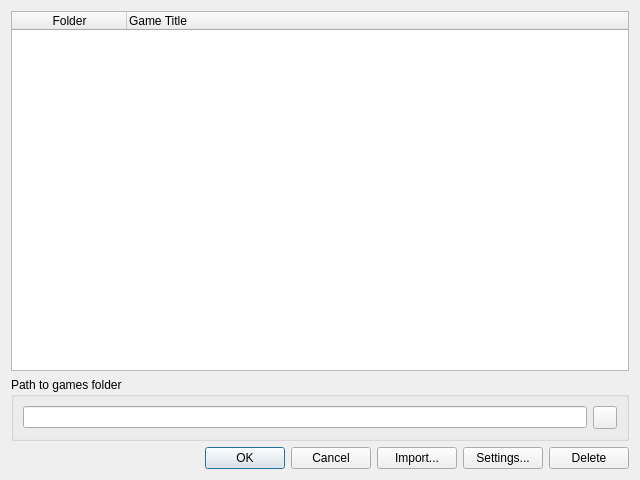
<?xml version="1.0" encoding="UTF-8"?>
<ui version="4.0">
 <class>OpenProjectDialog</class>
 <widget class="QDialog" name="OpenProjectDialog">
  <property name="geometry">
   <rect>
    <x>0</x>
    <y>0</y>
    <width>640</width>
    <height>480</height>
   </rect>
  </property>
  <property name="windowTitle">
   <string>Open existing Project</string>
  </property>
  <layout class="QVBoxLayout" name="verticalLayout">
   <item>
    <widget class="QTableWidget" name="tableProjects">
     <property name="editTriggers">
      <set>QAbstractItemView::AnyKeyPressed|QAbstractItemView::DoubleClicked</set>
     </property>
     <property name="selectionMode">
      <enum>QAbstractItemView::SingleSelection</enum>
     </property>
     <property name="selectionBehavior">
      <enum>QAbstractItemView::SelectRows</enum>
     </property>
     <attribute name="horizontalHeaderDefaultSectionSize">
      <number>115</number>
     </attribute>
     <attribute name="horizontalHeaderHighlightSections">
      <bool>false</bool>
     </attribute>
     <attribute name="horizontalHeaderStretchLastSection">
      <bool>true</bool>
     </attribute>
     <attribute name="verticalHeaderVisible">
      <bool>false</bool>
     </attribute>
     <column>
      <property name="text">
       <string>Folder</string>
      </property>
     </column>
     <column>
      <property name="text">
       <string>Game Title</string>
      </property>
      <property name="textAlignment">
       <set>AlignJustify|AlignVCenter</set>
      </property>
     </column>
    </widget>
   </item>
   <item>
    <widget class="QGroupBox" name="groupBox">
     <property name="title">
      <string>Path to games folder</string>
     </property>
     <layout class="QHBoxLayout" name="horizontalLayout">
      <item>
       <widget class="QLineEdit" name="lineProjectPath">
        <property name="readOnly">
         <bool>true</bool>
        </property>
       </widget>
      </item>
      <item>
       <widget class="QToolButton" name="toolProjectPath">
        <property name="text">
         <string/>
        </property>
        <property name="icon">
         <iconset>
          <normaloff>:/icons/share/old_folder.png</normaloff>:/icons/share/old_folder.png</iconset>
        </property>
       </widget>
      </item>
     </layout>
    </widget>
   </item>
   <item>
    <layout class="QHBoxLayout" name="horizontalLayout_2">
     <item>
      <spacer name="horizontalSpacer">
       <property name="orientation">
        <enum>Qt::Horizontal</enum>
       </property>
       <property name="sizeHint" stdset="0">
        <size>
         <width>40</width>
         <height>20</height>
        </size>
       </property>
      </spacer>
     </item>
     <item>
      <widget class="QDialogButtonBox" name="buttonBox">
       <property name="sizePolicy">
        <sizepolicy hsizetype="Fixed" vsizetype="Fixed">
         <horstretch>0</horstretch>
         <verstretch>0</verstretch>
        </sizepolicy>
       </property>
       <property name="standardButtons">
        <set>QDialogButtonBox::Cancel|QDialogButtonBox::Ok</set>
       </property>
      </widget>
     </item>
     <item>
      <widget class="QPushButton" name="pushImport">
       <property name="text">
        <string>Import...</string>
       </property>
       <property name="toolTip">
        <string>Copy an RPG Maker 2000/2003 game into a new project</string>
       </property>
      </widget>
     </item>
     <item>
      <widget class="QPushButton" name="pushRename">
       <property name="text">
        <string>Settings...</string>
       </property>
      </widget>
     </item>
     <item>
      <widget class="QPushButton" name="pushDelete">
       <property name="text">
        <string>Delete</string>
       </property>
      </widget>
     </item>
    </layout>
   </item>
  </layout>
 </widget>
 <resources>
  <include location="../../Resources.qrc"/>
 </resources>
 <connections>
  <connection>
   <sender>buttonBox</sender>
   <signal>accepted()</signal>
   <receiver>OpenProjectDialog</receiver>
   <slot>accept()</slot>
   <hints>
    <hint type="sourcelabel">
     <x>248</x>
     <y>254</y>
    </hint>
    <hint type="destinationlabel">
     <x>157</x>
     <y>274</y>
    </hint>
   </hints>
  </connection>
  <connection>
   <sender>buttonBox</sender>
   <signal>rejected()</signal>
   <receiver>OpenProjectDialog</receiver>
   <slot>reject()</slot>
   <hints>
    <hint type="sourcelabel">
     <x>316</x>
     <y>260</y>
    </hint>
    <hint type="destinationlabel">
     <x>286</x>
     <y>274</y>
    </hint>
   </hints>
  </connection>
 </connections>
</ui>
